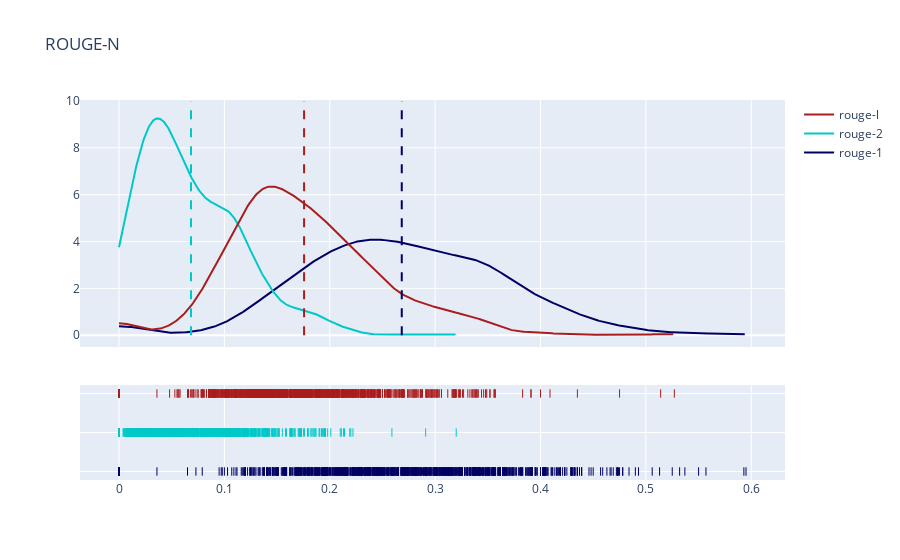

This figure's notebook cell:
### Code cell
PlotMetric(df, 'rouge_1', ['gemini-pro'], table).rouge_distribution().show()

### Figure 1 — Plotly figure (JSON) as saved in the notebook; plotly's stock layout.template omitted (floating-point values rounded to 4 significant figures; data arrays with more than 128 entries replaced by an {"elided": "..."} marker saying what was removed)
{"data": [{"legendgroup": "rouge-1", "marker": {"color": "rgb(0, 0, 100)"}, "mode": "lines", "name": "rouge-1", "showlegend": true, "type": "scatter", "x": {"elided": "500 float values"}, "xaxis": "x", "y": {"elided": "500 float values"}, "yaxis": "y"}, {"legendgroup": "rouge-2", "marker": {"color": "rgb(0, 200, 200)"}, "mode": "lines", "name": "rouge-2", "showlegend": true, "type": "scatter", "x": {"elided": "500 float values"}, "xaxis": "x", "y": {"elided": "500 float values"}, "yaxis": "y"}, {"legendgroup": "rouge-l", "marker": {"color": "rgb(171, 28, 28)"}, "mode": "lines", "name": "rouge-l", "showlegend": true, "type": "scatter", "x": {"elided": "500 float values"}, "xaxis": "x", "y": {"elided": "500 float values"}, "yaxis": "y"}, {"legendgroup": "rouge-1", "marker": {"color": "rgb(0, 0, 100)", "symbol": "line-ns-open"}, "mode": "markers", "name": "rouge-1", "showlegend": false, "type": "scatter", "x": {"elided": "1007 float values"}, "xaxis": "x", "y": {"elided": "1007 str values"}, "yaxis": "y2"}, {"legendgroup": "rouge-2", "marker": {"color": "rgb(0, 200, 200)", "symbol": "line-ns-open"}, "mode": "markers", "name": "rouge-2", "showlegend": false, "type": "scatter", "x": {"elided": "1007 float values"}, "xaxis": "x", "y": {"elided": "1007 str values"}, "yaxis": "y2"}, {"legendgroup": "rouge-l", "marker": {"color": "rgb(171, 28, 28)", "symbol": "line-ns-open"}, "mode": "markers", "name": "rouge-l", "showlegend": false, "type": "scatter", "x": {"elided": "1007 float values"}, "xaxis": "x", "y": {"elided": "1007 str values"}, "yaxis": "y2"}], "layout": {"barmode": "overlay", "hovermode": "closest", "legend": {"traceorder": "reversed"}, "shapes": [{"line": {"color": "rgb(0, 0, 100)", "dash": "dash"}, "type": "line", "x0": 0.2683, "x1": 0.2683, "xref": "x", "y0": 0, "y1": 10, "yref": "y"}, {"line": {"color": "rgb(0, 200, 200)", "dash": "dash"}, "type": "line", "x0": 0.06833, "x1": 0.06833, "xref": "x", "y0": 0, "y1": 10, "yref": "y"}, {"line": {"color": "rgb(171, 28, 28)", "dash": "dash"}, "type": "line", "x0": 0.1756, "x1": 0.1756, "xref": "x", "y0": 0, "y1": 10, "yref": "y"}], "title": {"text": "ROUGE-N"}, "xaxis": {"anchor": "y2", "domain": [0, 1], "zeroline": false}, "yaxis": {"anchor": "free", "domain": [0.35, 1], "position": 0}, "yaxis2": {"anchor": "x", "domain": [0, 0.25], "dtick": 1, "showticklabels": false}}}
